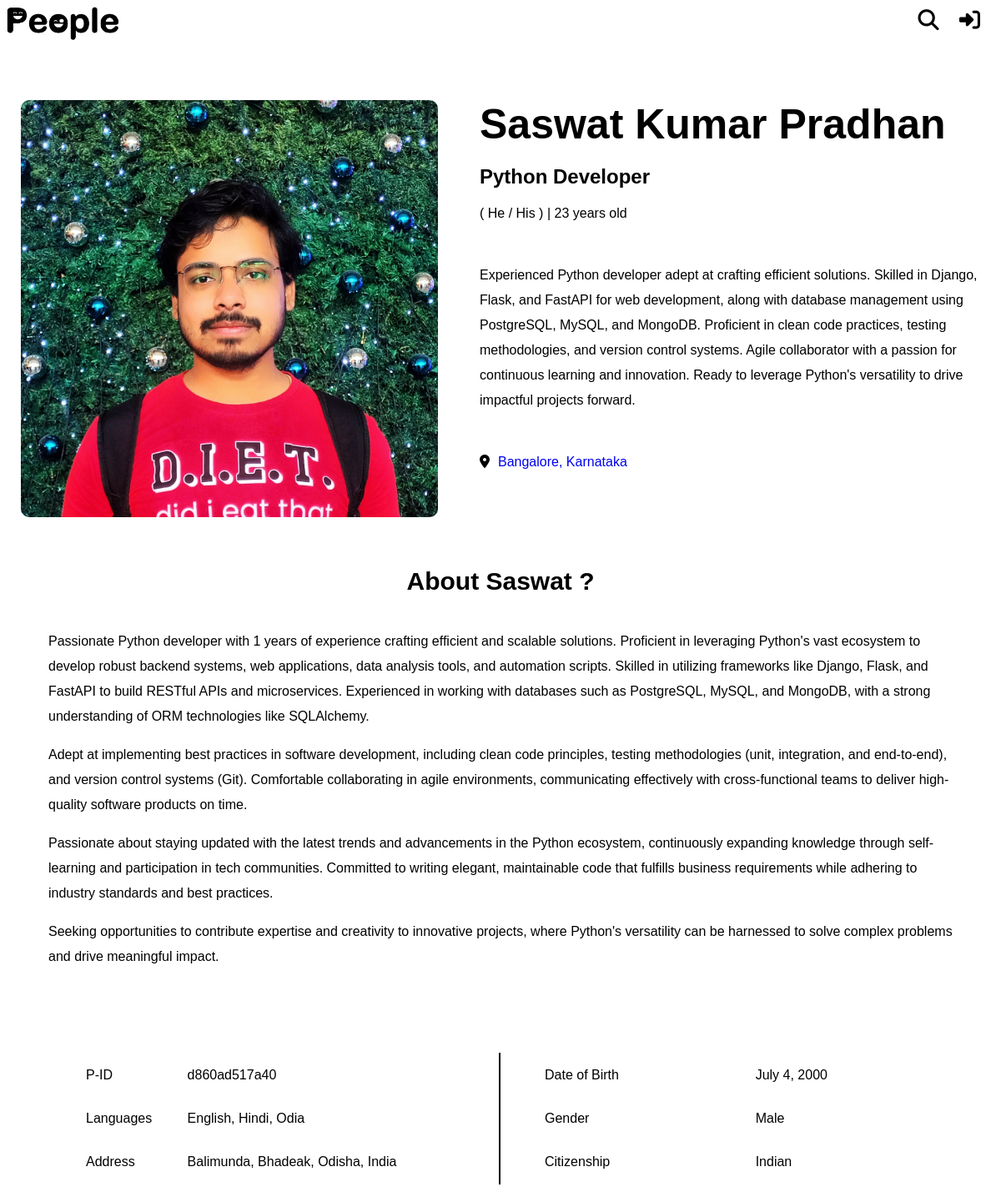
The app's page /people/3 with its own data.
### app/models.py (models this page shows, shortened)
class Profile(models.Model):
    pid = models.CharField(max_length=12, unique=True, help_text='12 digit P-ID', editable=False)
    name = models.CharField(max_length=100)
    email = models.EmailField(max_length=255, unique=True)
    profession = models.CharField(max_length=100, blank=True, null=True)
    GENDER_CHOICES = [
        ('Male', 'Male'),
        ('Female', 'Female'),
        ('Other', 'Other'),
    ]
    gender = models.CharField(max_length=10, choices=GENDER_CHOICES, blank=True, null=True)
    dob = models.DateField(blank=True, null=True)
    image1 = models.ImageField(upload_to='profile_images/', blank=True, null=True)
    image2 = models.ImageField(upload_to='profile_images/', blank=True, null=True)
    image3 = models.ImageField(upload_to='profile_images/', blank=True, null=True)
    image4 = models.ImageField(upload_to='profile_images/', blank=True, null=True)
    description = models.TextField(blank=True, null=True)
    portfolio_availability = models.BooleanField(default=False)
    portfolio_url = models.URLField(blank=True, null=True)
    about = models.TextField(blank=True, null=True)
    current_address = models.TextField(blank=True, null=True)
    permanent_address = models.TextField(blank=True, null=True)
    citizenship = models.CharField(max_length=100, blank=True, null=True)
    languages = models.TextField(blank=True, null=True)
    password = models.CharField(max_length=100)

### app/views.py (the view)
# urls.py: path('people/<int:profile_id>', views.people, name='people'),
def people(request, profile_id):
    profile = Profile.objects.get(id=profile_id)
    if profile.dob:
        dob_year = profile.dob.year
        current_year = datetime.now().year
        age = current_year - dob_year
        if (datetime.now().month, datetime.now().day) < (profile.dob.month, profile.dob.day):
            age -= 1
    else:
        age = None
    return render(request, 'people.html', {'profile': profile, 'age': age, 'first_name': profile.name.split()[0]})

### app/templates/people.html (shortened to what this page needs)
<!DOCTYPE html>
<html lang="en">
<head>
    {% load static %}
    <link rel="stylesheet" type="text/css" href="{% static 'css/people.css' %}">
    <link rel="stylesheet" href="https://cdnjs.cloudflare.com/ajax/libs/font-awesome/6.5.1/css/all.min.css" />
</head>
<body>
    <header>
        <img class="logo" src="{% static 'images/logo.png' %}" alt="">
        <div class="options">
            <a href="{% url 'search' %}" class="tooltip" data-tooltip="Search People"><i class="fa-solid fa-magnifying-glass"></i></a>
            {% if 'profile_id' not in request.session %}
                <a href="{% url 'signin' %}" class="tooltip" data-tooltip="Signin"><i class="fa-solid fa-right-to-bracket"></i></a>
            {% endif %}
        </div>
    </header>
    <div class="main-container">
        <div class="responsive-row">
            <div class="carousel">
                <div class="slides">
                    {% if profile.image1 %}
                        <img src="{{ profile.image1.url }}" alt="slide image" class="slide">
                    {% endif %}
                </div>
            </div>
        </div>
        <div class="responsive-row">
            <div class="details">
                <h1>{{ profile.name }}</h1>
                <h2>{{ profile.profession|default:'' }}</h2>
                <h4>
                    {% if profile.gender == 'Male' %}
                    ( He / His ) |
                    {% elif profile.gender == 'Female' %}
                    ( She / Her ) |
                    {% endif %}
                    {% if profile.dob %}
                        {{age}} years old
                    {% endif %}
                   </h4>
                <p>{{ profile.description|default:'' }}</p>
                <div class="row">
                    <i class="fa-solid fa-location-dot"></i>
                    <a href="#">{{ profile.current_address|default:'' }}</a>
                </div>
            </div>
        </div>
    </div>
    <section class="about">
        <h1>About {{ first_name }} ?</h1>
        <div class="about-details">{{ profile.about|safe|default:'' }}</div>
    </section>
    <section class="informations">
        <table>
            <tr>
                <td>P-ID</td>
                <td>{{ profile.pid }}</td>
            </tr>
            <tr>
                <td>Languages</td>
                <td>{{ profile.languages|default:'' }}</td>
            </tr>
            <tr>
                <td>Address</td>
                <td>{{ profile.permanent_address|default:'' }}</td>
            </tr>
        </table>
        <table>
            <tr>
                <td>Date of Birth</td>
                <td>{{ profile.dob|default:'' }}</td>
            </tr>
            <tr>
                <td>Gender</td>
                <td>{{ profile.gender|default:'' }}</td>
            </tr>
            <tr>
                <td>Citizenship</td>
                <td>{{ profile.citizenship|default:'' }}</td>
            </tr>
        </table>
    </section>
</body>
</html>

### app/static/css/people.css (style rules this page uses)
body { font-family: Arial, Helvetica, sans-serif; }
.logo { position: fixed; width: 140px; top: 5px; left: 5px; }
.options { position: fixed; top: 10px; right: 5px; }
.options a { font-size: 25px; margin-right: 20px; color: black; }
.options .tooltip { position: relative; }
.options .tooltip:before { content: attr(data-tooltip); position: absolute; background-color: #333; color: #ffffff; text-align: center; font-size: 17px; padding: 5px; border-radius: 5px; top: 120%; left: 50%; transform: translateX(-50%); opacity: 0; transition: opacity 0.3s; pointer-events: none; }
.main-container { display: flex; justify-content: center; margin-top: 15vh; }
.details { margin-left: 50px; width: 700px; }
.details h1 { margin: 0; font-size: 50px; }
.details p { margin: 50px auto; line-height: 30px; }
.details h4 { font-weight: normal; }
.row { display: flex; }
.details a { margin: 0px 0px 0px 10px; text-decoration: none; }
.carousel { width: 500px; height: 500px; border-radius: 10px; overflow: hidden; position: relative; }
.carousel .slides { position: absolute; top: 50%; left: 0; transform: translateY(-50%); display: flex; width: 100%; height: 100%; transition: 1s ease-in-out all; }
.carousel .slides .slide { min-width: 100%; min-height: 500px; height: auto; }
@media screen and (max-width: 1270px) { .details { margin-left: 50px; width: 600px; } }
.about h1 { margin: 60px auto 40px; font-size: 30px; text-align: center; }
.about .about-details { margin: auto 50px; line-height: 30px; }
.informations { display: flex; justify-content: center; margin: 100px auto; }
.informations table { width: 500px; }
.informations table:nth-child(1) { margin: auto 50px auto 50px; border-right: 2px solid black; }
.informations table tr { height: 50px; }

### records on screen
Profile: image1 (picture), name "Saswat Kumar Pradhan", profession "Python Developer", description "Experienced Python developer adept at crafting efficient solutions. Skilled in Django, Flask, and FastAPI for web development, along with database management using PostgreSQL, MySQL, and MongoDB. Proficient in clean code practices, testing methodologies, and version control systems. Agile collaborator with a passion for continuous learning and innovation. Ready to leverage Python's versatility to drive impactful projects forward.", current_address "Bangalore, Karnataka", about "Passionate Python developer with 1 years of experience crafting efficient and scalable solutions. Proficient in leveraging Python's vast ecosystem to develop robust backend systems, web applications, data analysis tools, and automation scripts. Skilled in utilizing frameworks like Django, Flask, and FastAPI to build RESTful APIs and microservices. Experienced in working with databases such as PostgreSQL, MySQL, and MongoDB, with a strong understanding of ORM technologies like SQLAlchemy. Adept at implementing best practices in software development, including clean code principles, testing methodologies (unit, integration, and end-to-end), and version control systems (Git). Comfortable…", pid "d860ad517a40", languages "English, Hindi, Odia", permanent_address "Balimunda, Bhadeak, Odisha, India", dob "July 4, 2000", gender "Male", citizenship "Indian"

### other values on screen
{{ first_name }} "Saswat"
